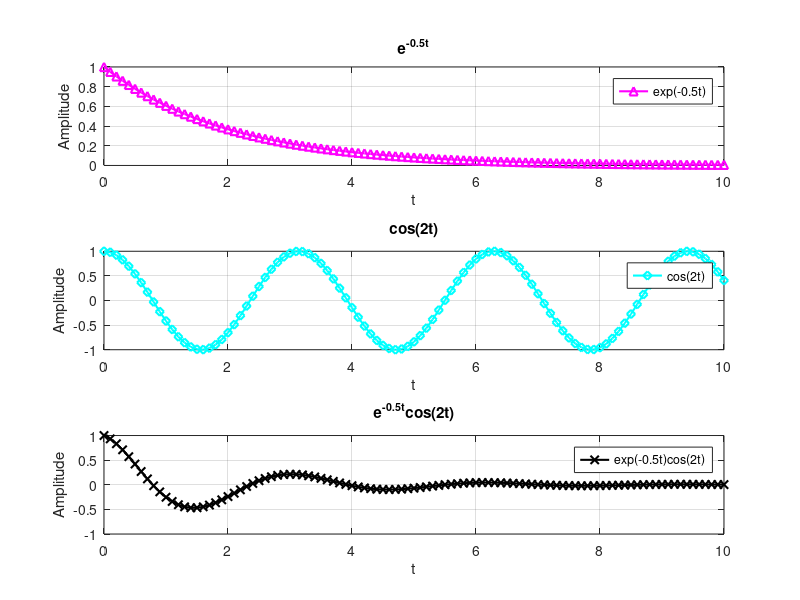

Write MATLAB code to recreate this figure.

t = 0:0.1:10;  

subplot(3,1,1);
plot(t, exp(-0.5*t), 'm-^', 'LineWidth', 1.5);
title('e^{-0.5t}');
xlabel('t'); ylabel('Amplitude');
legend('exp(-0.5t)');
grid on;

subplot(3,1,2);
plot(t, cos(2*t), 'c-d', 'LineWidth', 1.5);
title('cos(2t)');
xlabel('t'); ylabel('Amplitude');
legend('cos(2t)');
grid on;

subplot(3,1,3);
plot(t, exp(-0.5*t).*cos(2*t), 'k-x', 'LineWidth', 1.5);
title('e^{-0.5t}cos(2t)');
xlabel('t'); ylabel('Amplitude');
legend('exp(-0.5t)cos(2t)');
grid on;
